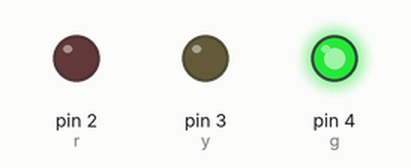
Simulated run of this sketch. Board: Arduino Uno, built with avr-gcc and run on an emulated ATmega328P. Parts: output pins drawn as LEDs (lit = HIGH).

Above: at 1.5 s.
At 3.5 s:
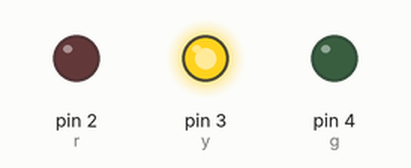
At 5.5 s:
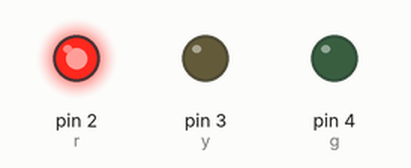
Timing chart, 0 to 9.1 s (numbered marks = the images above):
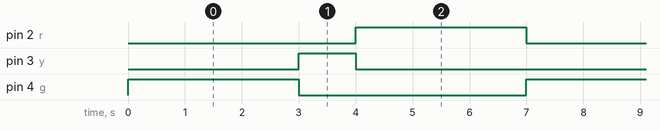

The sketch:

Task2_TrafficLight.ino
```cpp
int g=4,y=3,r=2;
void setup() {
  // put your setup code here, to run once:
  pinMode(g,OUTPUT);
  pinMode(y,OUTPUT);
  pinMode(r,OUTPUT);
}

void loop() {
  // put your main code here, to run repeatedly:
  digitalWrite(g,HIGH);
  delay(3000);
  digitalWrite(g,LOW);
  digitalWrite(y,HIGH);
  delay(1000);
  digitalWrite(y,LOW);
  digitalWrite(r,HIGH);
  delay(3000);
  digitalWrite(r,LOW);
}
```

Measured:
- by itself, pin 2 (r), pin 4 (g): alternates HIGH for 3.0 s and LOW for 4.0 s
- by itself, pin 3 (y): alternates HIGH for 1.0 s and LOW for 6.0 s
- by itself, everything shown: repeats every 7.0 s, in 4 steps
